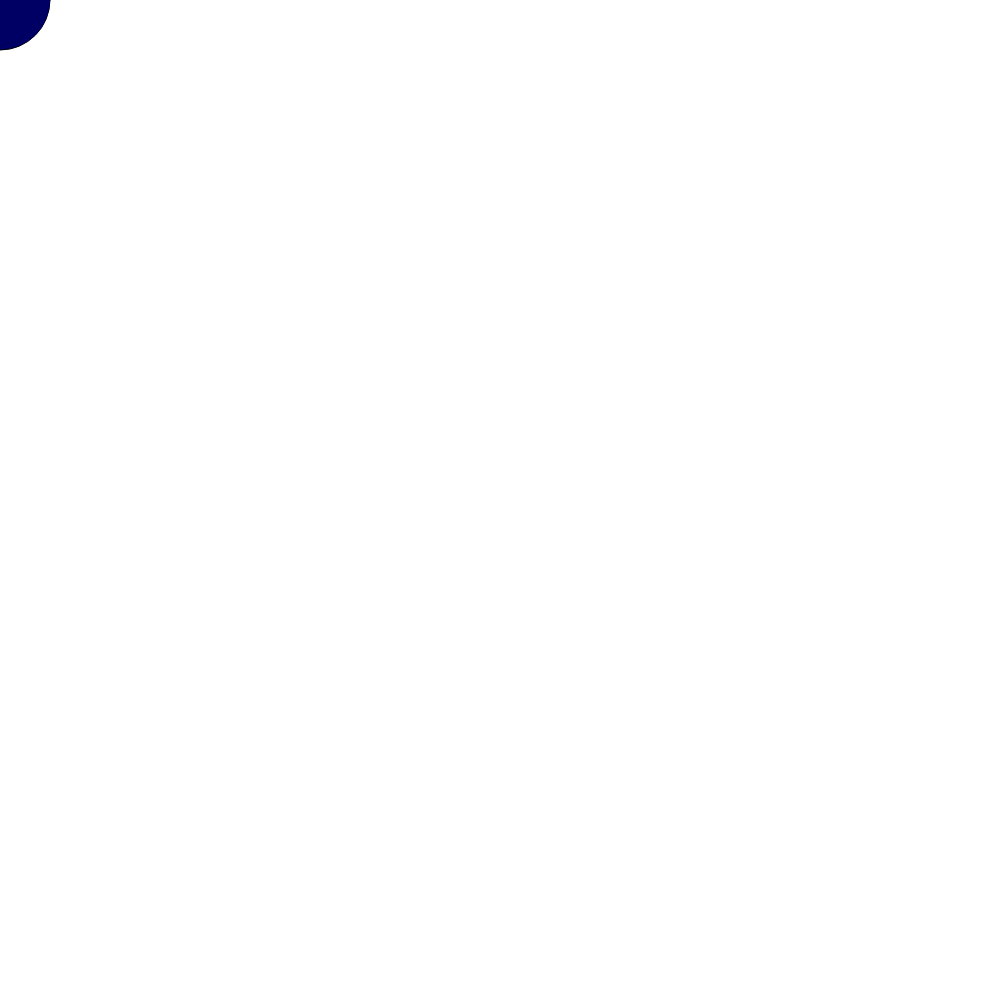
Frame 1 (no input)
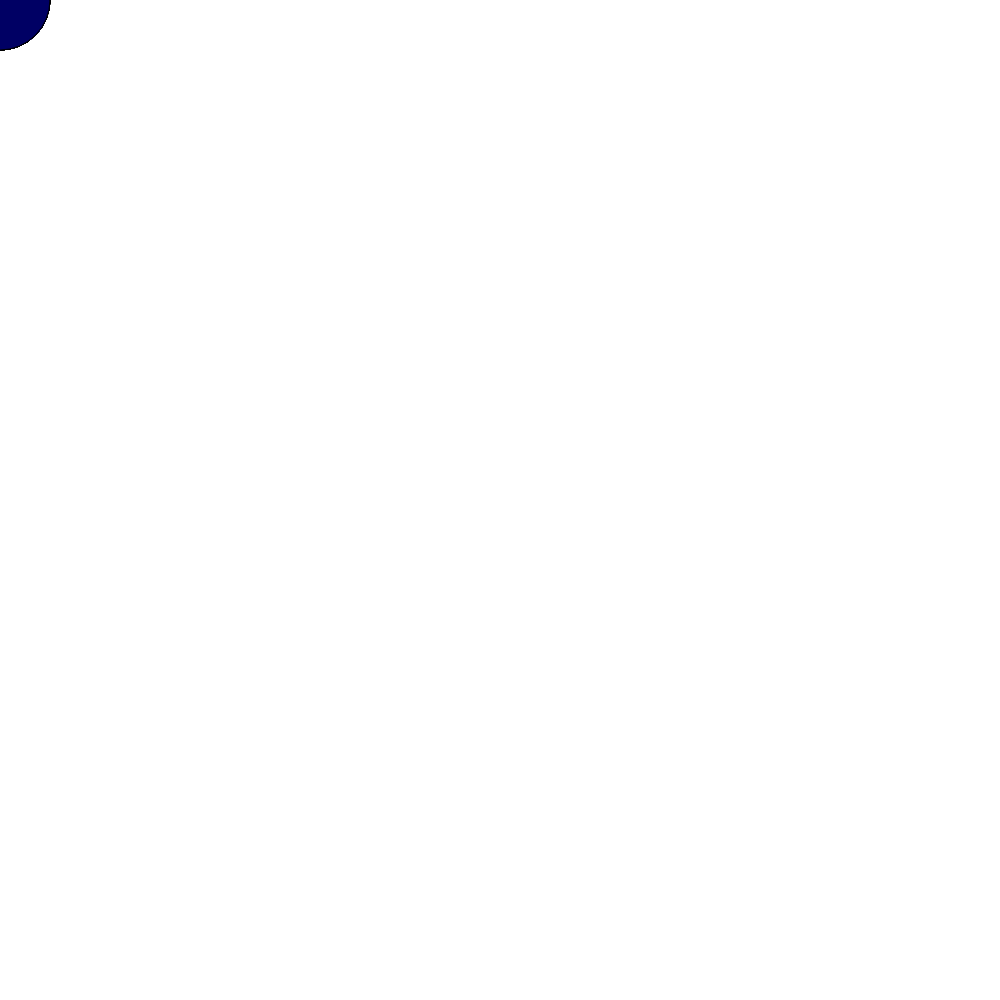
Frame 60 (no input)
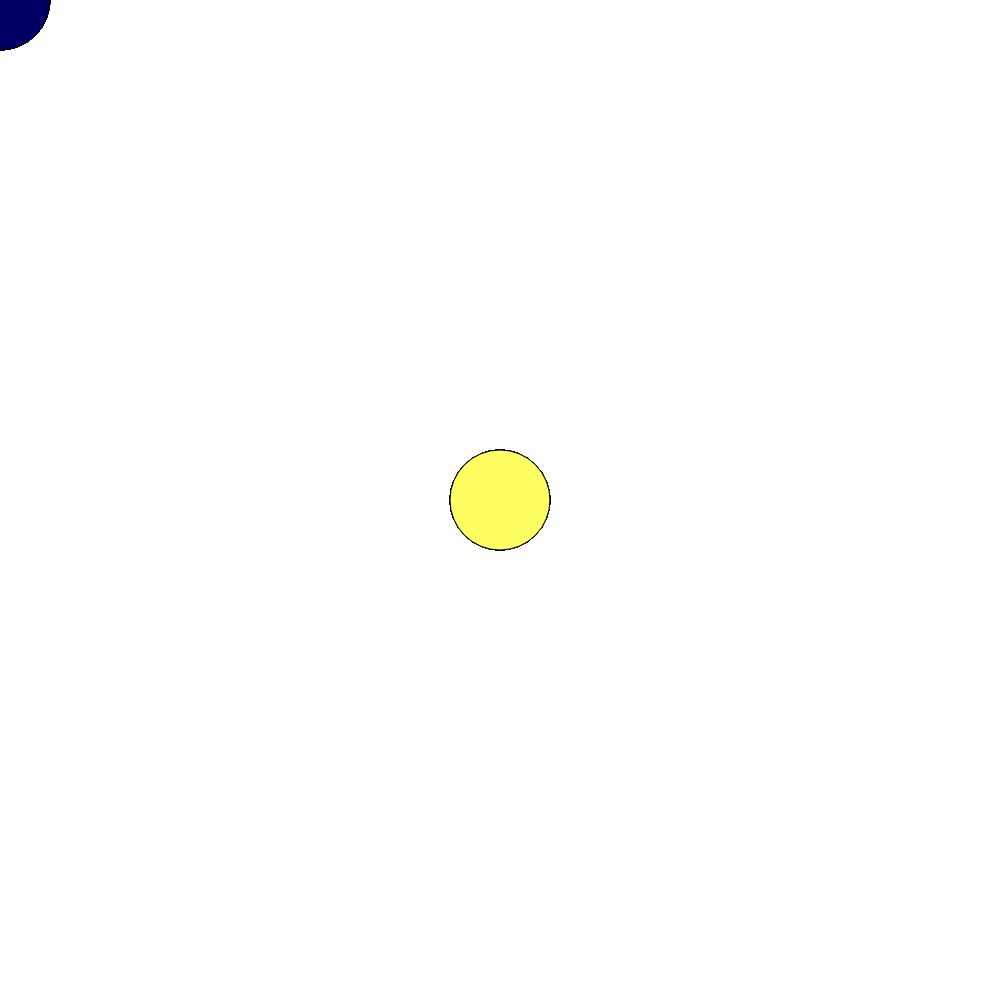
Frame 120 (the mouse pressed at the canvas centre since frame 60)

The p5.js sketch that drew these frames (run headless with seeded random() and noise() and a simulated clock; from frame 60 on, the mouse is pressed at the canvas centre):

// p5.js sketch
// ── sketch.js
function setup() {
  createCanvas(1000, 1000);
}

function draw() {
 fill(mouseX,mouseY,100);
	ellipse(mouseX,mouseY,100,100);
}
